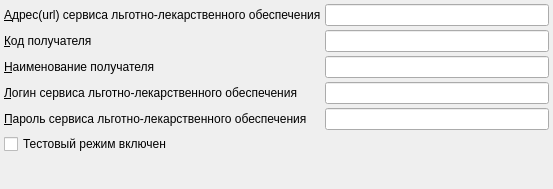
<?xml version="1.0" encoding="UTF-8"?>
<ui version="4.0">
 <class>LLOPage</class>
 <widget class="QWidget" name="LLOPage">
  <property name="enabled">
   <bool>true</bool>
  </property>
  <property name="geometry">
   <rect>
    <x>0</x>
    <y>0</y>
    <width>553</width>
    <height>189</height>
   </rect>
  </property>
  <property name="mouseTracking">
   <bool>false</bool>
  </property>
  <property name="windowTitle">
   <string>Льготно-лекарственное обеспечение</string>
  </property>
  <layout class="QGridLayout" name="gridLayout">
   <property name="margin">
    <number>4</number>
   </property>
   <property name="spacing">
    <number>4</number>
   </property>
   <item row="0" column="0">
    <widget class="QLabel" name="lbllloUrl">
     <property name="sizePolicy">
      <sizepolicy hsizetype="Maximum" vsizetype="Preferred">
       <horstretch>0</horstretch>
       <verstretch>0</verstretch>
      </sizepolicy>
     </property>
     <property name="text">
      <string>&amp;Адрес(url) сервиса льготно-лекарственного обеспечения</string>
     </property>
     <property name="buddy">
      <cstring>edtlloUrl</cstring>
     </property>
    </widget>
   </item>
   <item row="0" column="1">
    <widget class="QLineEdit" name="edtlloUrl">
     <property name="sizePolicy">
      <sizepolicy hsizetype="Expanding" vsizetype="Fixed">
       <horstretch>0</horstretch>
       <verstretch>0</verstretch>
      </sizepolicy>
     </property>
    </widget>
   </item>
   <item row="1" column="0">
    <widget class="QLabel" name="lblRecipientCode">
     <property name="sizePolicy">
      <sizepolicy hsizetype="Maximum" vsizetype="Preferred">
       <horstretch>0</horstretch>
       <verstretch>0</verstretch>
      </sizepolicy>
     </property>
     <property name="text">
      <string>&amp;Код получателя</string>
     </property>
     <property name="buddy">
      <cstring>edtRecipientCode</cstring>
     </property>
    </widget>
   </item>
   <item row="1" column="1">
    <widget class="QLineEdit" name="edtRecipientCode">
     <property name="sizePolicy">
      <sizepolicy hsizetype="Expanding" vsizetype="Fixed">
       <horstretch>0</horstretch>
       <verstretch>0</verstretch>
      </sizepolicy>
     </property>
    </widget>
   </item>
   <item row="2" column="0">
    <widget class="QLabel" name="lblRecipientName">
     <property name="sizePolicy">
      <sizepolicy hsizetype="Maximum" vsizetype="Preferred">
       <horstretch>0</horstretch>
       <verstretch>0</verstretch>
      </sizepolicy>
     </property>
     <property name="text">
      <string>&amp;Наименование получателя</string>
     </property>
     <property name="buddy">
      <cstring>edtRecipientName</cstring>
     </property>
    </widget>
   </item>
   <item row="2" column="1">
    <widget class="QLineEdit" name="edtRecipientName">
     <property name="sizePolicy">
      <sizepolicy hsizetype="Expanding" vsizetype="Fixed">
       <horstretch>0</horstretch>
       <verstretch>0</verstretch>
      </sizepolicy>
     </property>
    </widget>
   </item>
   <item row="3" column="0">
    <widget class="QLabel" name="lbllloLogin">
     <property name="sizePolicy">
      <sizepolicy hsizetype="Maximum" vsizetype="Preferred">
       <horstretch>0</horstretch>
       <verstretch>0</verstretch>
      </sizepolicy>
     </property>
     <property name="text">
      <string>&amp;Логин сервиса льготно-лекарственного обеспечения</string>
     </property>
     <property name="buddy">
      <cstring>edtlloLogin</cstring>
     </property>
    </widget>
   </item>
   <item row="3" column="1">
    <widget class="QLineEdit" name="edtlloLogin">
     <property name="sizePolicy">
      <sizepolicy hsizetype="Expanding" vsizetype="Fixed">
       <horstretch>0</horstretch>
       <verstretch>0</verstretch>
      </sizepolicy>
     </property>
    </widget>
   </item>
   <item row="4" column="0">
    <widget class="QLabel" name="lbllloPassword">
     <property name="sizePolicy">
      <sizepolicy hsizetype="Maximum" vsizetype="Preferred">
       <horstretch>0</horstretch>
       <verstretch>0</verstretch>
      </sizepolicy>
     </property>
     <property name="text">
      <string>&amp;Пароль сервиса льготно-лекарственного обеспечения</string>
     </property>
     <property name="buddy">
      <cstring>edtlloPassword</cstring>
     </property>
    </widget>
   </item>
   <item row="4" column="1">
    <widget class="QLineEdit" name="edtlloPassword">
     <property name="sizePolicy">
      <sizepolicy hsizetype="Expanding" vsizetype="Fixed">
       <horstretch>0</horstretch>
       <verstretch>0</verstretch>
      </sizepolicy>
     </property>
     <property name="inputMethodHints">
      <set>Qt::ImhHiddenText|Qt::ImhNoAutoUppercase|Qt::ImhNoPredictiveText</set>
     </property>
     <property name="echoMode">
      <enum>QLineEdit::Password</enum>
     </property>
    </widget>
   </item>
   <item row="5" column="0">
    <widget class="QCheckBox" name="chkRecipeTestIsOn">
     <property name="sizePolicy">
      <sizepolicy hsizetype="Maximum" vsizetype="Fixed">
       <horstretch>0</horstretch>
       <verstretch>0</verstretch>
      </sizepolicy>
     </property>
     <property name="text">
      <string>Тестовый режим включен</string>
     </property>
    </widget>
   </item>
   <item row="6" column="0" colspan="2">
    <spacer name="verticalSpacer">
     <property name="orientation">
      <enum>Qt::Vertical</enum>
     </property>
     <property name="sizeType">
      <enum>QSizePolicy::Expanding</enum>
     </property>
     <property name="sizeHint" stdset="0">
      <size>
       <width>20</width>
       <height>292</height>
      </size>
     </property>
    </spacer>
   </item>
  </layout>
 </widget>
 <tabstops>
  <tabstop>edtlloUrl</tabstop>
  <tabstop>edtRecipientCode</tabstop>
  <tabstop>edtRecipientName</tabstop>
  <tabstop>edtlloLogin</tabstop>
  <tabstop>edtlloPassword</tabstop>
  <tabstop>chkRecipeTestIsOn</tabstop>
 </tabstops>
 <resources/>
 <connections/>
</ui>
